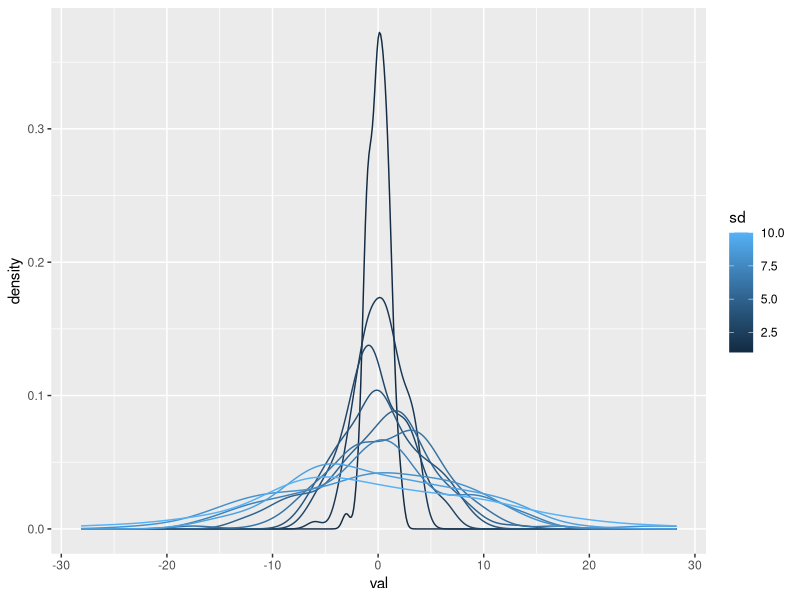

Generate this figure with R:
## ---- chunk 1
library(tidyverse)
## ---- chunk 2
vals <- c(1, 10, 100, 1000, 10000, 100000)
for(x in vals){
  print(log10(x))
}
## ---- chunk 3
# Define the vector of standard deviations
sd_vals <- c(1:10)
# Loop over SDs
for(x in sd_vals){
  # For each SD (x), get 100 values from a normal distribution with mean=0 and sd=x
  rnorm(n = 100, mean = 0, sd = x)
}
## ---- chunk 4
# Define the vector of standard deviations
sd_vals <- c(1:10) 
# Loop over SDs
for(x in sd_vals){
  # For each SD (x), get 100 values from a normal distribution with mean=0 and sd=x
  norm_dist <- rnorm(n = 100, mean = 0, sd = x)
}
## ---- chunk 5
# Define the vector of standard deviations
sd_vals <- c(1:10)
# Create an empty data frame in which to save data
results <- tibble()
# Loop over SDs
for(x in sd_vals){
  # For each SD (x), get 100 values from a normal distribution with mean=0 and sd=x
  norm_vals <- rnorm(n = 100, mean = 0, sd = x)
  # Create a two-column data frame with a column saving the SD (x) and a column with all simulated values
  norm_vals_tib <- bind_cols(sd = x, val = norm_vals)
  # Add these to the results data frame
  results <- bind_rows(results, norm_vals_tib)
}
## ---- chunk 6
dim(results)
names(results)

ggplot(results, aes(x = val, color = sd, group = sd)) +
  geom_density() 
## ---- chunk 7
vals <- c(1, 10, 100, 1000, 10000, 100000)
for(i in seq_along(vals)){
  print(log10(vals[i]))
}
## ---- chunk 8
set.seed(2025)
means <- sample(10) #10 random values for the mean
sds <- sample(10) #10 random ravlues for the SD
results <- tibble() #Blank data frame for output
for(i in 1:length(means)){
  #Simulate five values with the mean and SD of the current index
  values <- rnorm(n = 5, mean = means[i], sd = sds[i])
  #Combine these values with their corresponding mean and SD
  df_temp <- bind_cols(mean = means[i], sd = sds[i], val = values)
  #Combine values from all simulations
  results <- bind_rows(results, df_temp)
}
head(results, 8)
## ---- chunk 9
animal <- "squirrel"
# Evaluate the first condition
if(animal %in% c("mallard", "whimbrel", "trumpeter swan")){
  print("This is a bird.")
} else{ #If not met, do this other thing
  print("This is not a bird.")
}
## ---- chunk 10
if_else(animal %in% c("mallard", "whimbrel", "trumpeter swan"),
        "This is a bird.",
        "This is not a bird.")
## ---- chunk 11
# Define a vector of values to sample from
all_vals <- rnorm(100, 4, 4)
# Define empty objects to use within the loop
vect <- vector()
sum_vect <- 0
# Run the loop as long as the sum_vect obejct is less than 10
while(sum_vect <= 10){
  # Randomly sample a value from the all_vals vector
  new_val <- sample(all_vals, size = 1)
  # Add this to our vector of values
  vect <- c(vect, new_val)
  # Take the sum and assign it to summ_vect, which goes back to "while"
  sum_vect <- sum(vect)
}
print(vect)
print(sum_vect)
